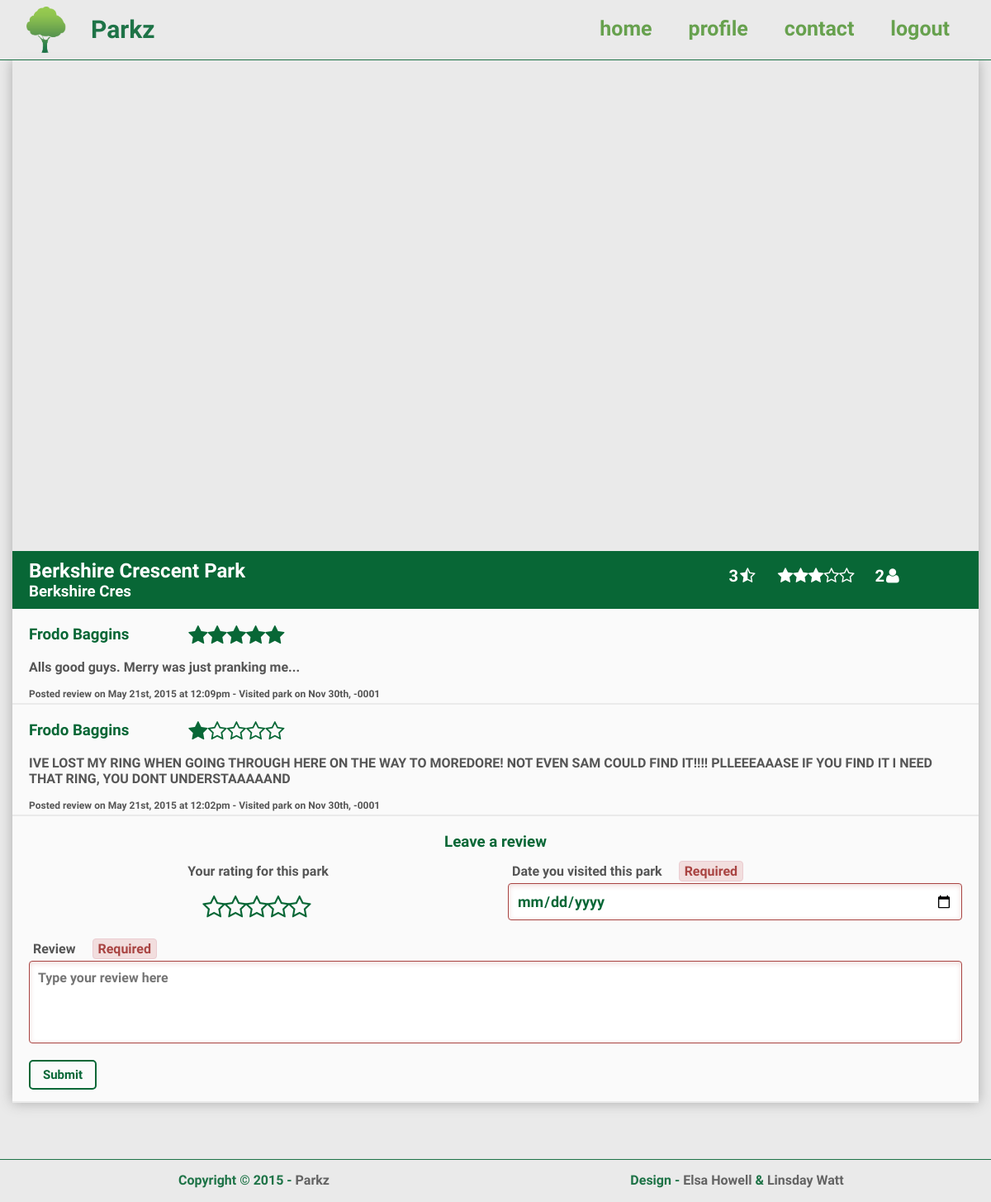
The app's page /park.php?id=198 (signed in) with its own data.
### tables this page shows
CREATE TABLE `parkz` (
  `id` int(11) NOT NULL AUTO_INCREMENT,
  `park_code` varchar(5) NOT NULL,
  `name` varchar(80) NOT NULL,
  `street` varchar(80) NOT NULL,
  `suburb` varchar(80) NOT NULL,
  `easting` varchar(45) NOT NULL,
  `northing` varchar(45) NOT NULL,
  `lat` double(15,11) NOT NULL,
  `lon` double(15,11) NOT NULL,
  PRIMARY KEY (`id`)
);

CREATE TABLE `reviews` (
  `id` int(11) NOT NULL AUTO_INCREMENT,
  `park_id` int(11) NOT NULL,
  `user_id` int(11) NOT NULL,
  `rating` int(11) NOT NULL,
  `review_text` varchar(1000) NOT NULL,
  `review_date` timestamp NOT NULL DEFAULT CURRENT_TIMESTAMP ON UPDATE CURRENT_TIMESTAMP,
  `date_visited` timestamp NOT NULL DEFAULT '0000-00-00 00:00:00',
  PRIMARY KEY (`id`),
  KEY `park_id_idx` (`park_id`),
  KEY `user_id_idx` (`user_id`),
  CONSTRAINT `park_id` FOREIGN KEY (`park_id`) REFERENCES `parkz` (`id`) ON DELETE CASCADE ON UPDATE CASCADE,
  CONSTRAINT `user_id` FOREIGN KEY (`user_id`) REFERENCES `users` (`id`) ON DELETE CASCADE ON UPDATE CASCADE
);

CREATE TABLE `users` (
  `id` int(11) NOT NULL AUTO_INCREMENT,
  `username` varchar(60) NOT NULL,
  `email` varchar(60) NOT NULL,
  `password` varchar(64) NOT NULL,
  `name` varchar(60) NOT NULL,
  `date_created` timestamp NOT NULL DEFAULT CURRENT_TIMESTAMP,
  `gender` varchar(10) NOT NULL,
  `salt` varchar(64) NOT NULL,
  `admin` tinyint(1) NOT NULL DEFAULT '0',
  PRIMARY KEY (`id`)
);

### include/database_library.php (called while the page is built, shortened)
<?php
	function getParkDetails($db, $park_id) {
		try {
			$stmt = $db->prepare(PARK_DETAILS_QUERY);
			$stmt->execute(array(':id' => $park_id));
			$park = $stmt->fetch(PDO::FETCH_OBJ);
			return $park;
		} catch (PDOException $ex) {
			return ERROR;
		}
	}
	function getParkReviews($db, $park_id) {
		try {
			$stmt = $db->prepare(PARK_REVIEWS_QUERY);
			$stmt->execute(array(':id' => $park_id));
			$reviews = $stmt->fetchAll();
			return $reviews;
		} catch (PDOException $ex) {
			return ERROR;
		}
	}
	function userAlreadyReviewed($db, $user_id, $park_id) {
		try {
			$stmt = $db->prepare(CHECK_USER_ALREADY_REVIEWED_QUERY);
			$stmt->execute(array(':user_id' => $user_id, ':park_id' => $park_id));
			return (count($stmt->fetchAll()) > 0);
		} catch (PDOException $ex) {
			return ERROR;
		}
	}
?>

### park.php (the view, shortened to what this page needs)
<?php
	include 'include/include.php';
	include 'include/database_connection.php';
	include 'include/database_library.php';
	if (exists('id', $_REQUEST)) {
		$park_id = $_REQUEST['id'];
	} else {
		echo "no park id requested";
		exit();
	}
	$logged_in = isset($_SESSION['logged-in']);
	$already_reviewed = false;
	if ($logged_in) {
		$user_id = $_SESSION['user_id'];
		$already_reviewed = userAlreadyReviewed($db, $user_id, $_REQUEST['id']);
	}
	$park = getParkDetails($db, $park_id);
	$park_name = ucwords(strtolower($park->name));
	$park_street = ucwords(strtolower($park->street));
	$reviews = getParkReviews($db, $park_id);
	if ($reviews === ERROR || count($reviews) == 0) {
		$num_reviews = 0;
	} else {
		$num_reviews = count($reviews);
	}
	$park_average = 0;
	if ($num_reviews > 0) {
		$sum = 0;
		foreach ($reviews as $review) {
			$sum += $review['rating'];
		}
		$park_average = round($sum / $num_reviews, 1);
	}
?>
<!DOCTYPE html>
<html>
<?php
	include 'include/header.php';
?>
<body>
	<?php
		include 'include/nav_bar.php';
	?>
	<section id="park-details-section">
		<div class="container">
			<div id="map-canvas"></div>
			<div class="detail-head">
				<div class="row">
					<div class="col-xs-12 col-md-8">
						<h2><?php echo $park_name ?></h2>
						<h3><?php echo $park_street ?></h3>
					</div>
					<div class="col-xs-12 col-md-4">
						<div class="park-rating" title="Average Rating: <?php echo $park_average ?>">
							<span><?php echo $park_average ?><i class='fa fa-star-half-o'></i></span>
								 <?php echo make_rating_stars($park_average) ?>
							<span><?php echo $num_reviews ?><i class='fa fa-user'></i></span>
						</div>
					</div>
				</div>
			</div>
			<div class="row">
			<?php
				if ($num_reviews > 0) {
					foreach ($reviews as $review) {
			?>
						<div class="col-xs-12">
							<div class="review">
								<div class="row">
									<div class="col-xs-6 col-sm-3 col-md-2">
										<h3><?php echo $review['name'] ?></h3>
									</div>
									<div class="col-xs-6 col-sm-3 col-md-2">
										<div class="review-rating" title="Rating: <?php echo $review['rating'] ?>">
											<?php echo make_rating_stars($review['rating']); ?>
										</div>
									</div>
									<div class="col-xs-12 review-text">
										<p><?php echo $review['review_text'] ?></p>
									</div>
									<div class="col-xs-12 review-date">
										<span>
											<?php
												echo "Posted review on " . date('M jS, Y \a\t g:ia', strtotime($review['review_date']));
												echo " - Visited park on " . date('M jS, Y', strtotime($review['date_visited']));
										 	?>
										</span>
									</div>
								</div>
							</div>
						</div>
			<?php
					}
				}
				if ($logged_in) {
					if (!$already_reviewed) {
			?>
						<div class="col-xs-12">
							<div class="review">
								<form id="review-form" method="post" action="park.php" onsubmit="return addExtraData()" novalidate>
									<div class="row">
										<div class="col-xs-12 center">
											<h3>Leave a review</h3>
										</div>
										<div class="col-xs-12 col-sm-6 center">
											<label>Your rating for this park</label>
											<div class="review-rating" id="rating-stars" title="Enter a rating">
												<?php echo make_rating_stars(prefillRating('review-rating')); ?>
											</div>
										</div>
										<div class="col-xs-12 col-sm-6">
											<label>Date you visited this park</label><span class="status" id="review-date-visited-status"></span>
											<input type="date" name="review-date-visited" id="review-date" value="<?php prefill("review-date-visited") ?>" data-validation="req regex:date">
										</div>
										<div class="col-xs-12">
											<label>Review</label><span class="status" id="review-text-status"></span>
											<textarea id="review-text" name="review-text" placeholder="Type your review here" data-validation="req len:0-1000"><?php prefill("review-text") ?></textarea>
											<button id="review-button" class="submit" type="submit">Submit</button>
										</div>
									</div>
								</form>
							</div>
						</div>
			<?php
					}
				}
			?>
			</div>
		</div>
	</section>
	<?php
		include 'include/footer.php';
	?>
</body>
</html>

### include/include.php (shortened to what this page needs)
<?php
	function exists($name, $array) {
		return (isset($array[$name]) && !empty($array[$name]));
	}
	function prefill($name) {
		echo (exists($name, $_POST) ? htmlspecialchars($_POST[$name]) : '');
	}
	function make_rating_stars($n) {
		$s = "";
		for ($i=1; $i <= 5; $i++) {
			if ($i <= $n) {
				$s .= "<i class='fa fa-star' id='$i'></i>";
			} else {
				$s .= "<i class='fa fa-star-o' id='$i'></i>";
			}
		}
		return $s;
	}
?>

### records on screen
parkz: name "Berkshire Crescent Park", street "Berkshire Cres"
reviews: user.name "Frodo Baggins", rating 5 (drawn), review_text "Alls good guys. Merry was just pranking me...", review_date "May 21st, 2015 at 12:09pm", date_visited "Nov 30th, -0001"
reviews: user.name "Frodo Baggins", rating 1 (drawn), review_text "IVE LOST MY RING WHEN GOING THROUGH HERE ON THE WAY TO MOREDORE! NOT EVEN SAM COULD FIND IT!!!! PLLEEEAAASE IF YOU FIND IT I NEED THAT RING, YOU DONT UNDERSTAAAAAND", review_date "May 21st, 2015 at 12:02pm", date_visited "Nov 30th, -0001"

### other values on screen
$park_average "3"
$num_reviews "2"
